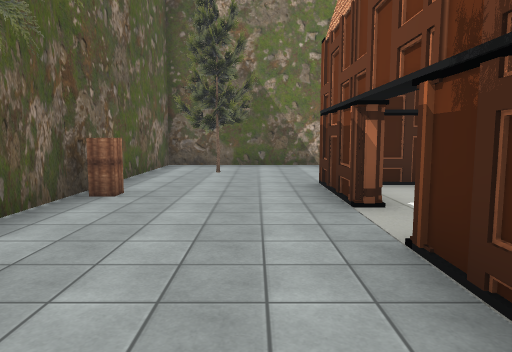
View 1 (above)

14 first-person views from a walk through a Unity game level. The camera is 1.5 m above the floor, tilts 6° down and sees 70° across. The floor is counted in squares, 1.8 m on a side. Each view is taken from the middle of a square. On the plan, view 1 faces up. The plan holds only what a view shows up to about 12 squares ahead; the rest is blank. The place goes on beyond the plan. The player is left out. Some surface patterns are stand-ins.

View 2
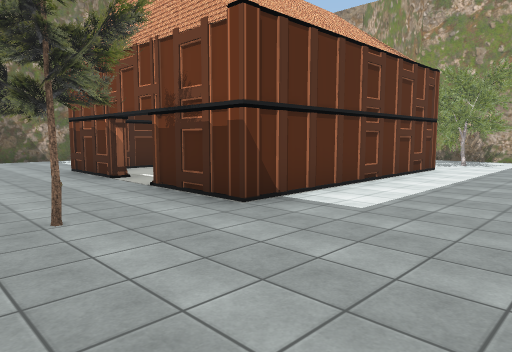

View 3
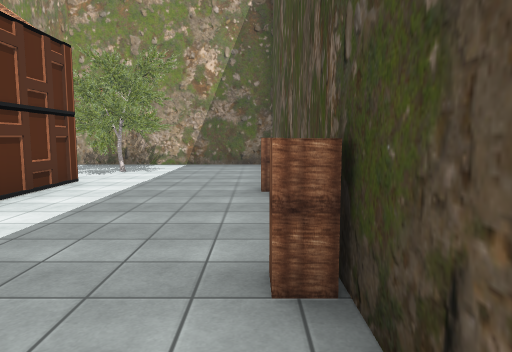

View 4
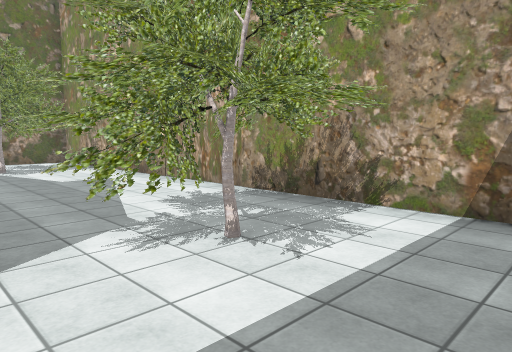

View 5
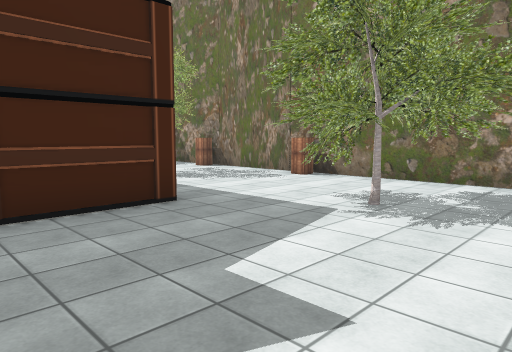

View 6
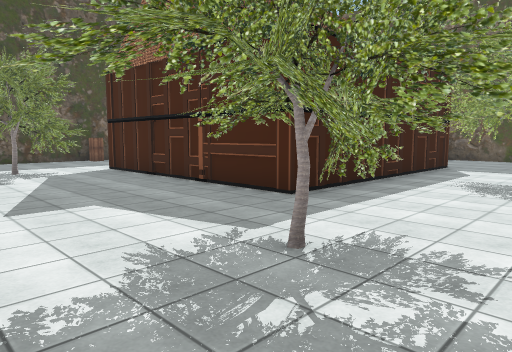

View 7
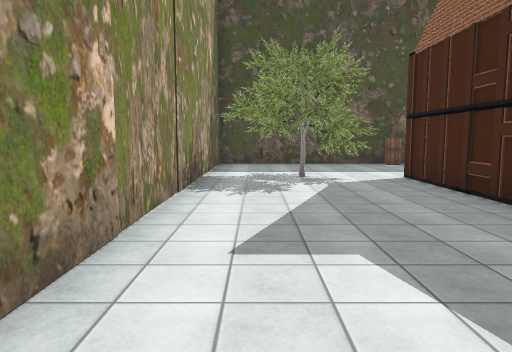

View 8
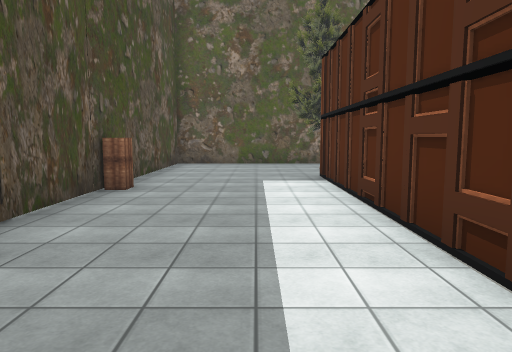

View 9
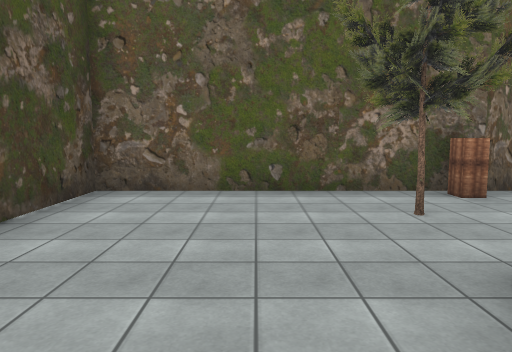

View 10
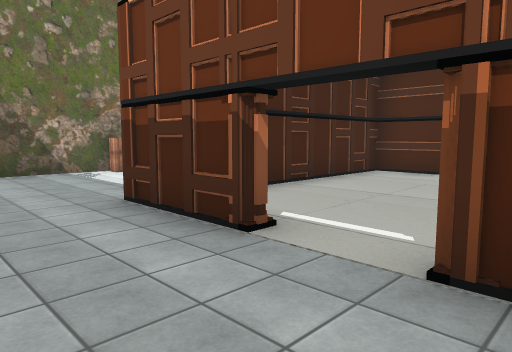

View 11
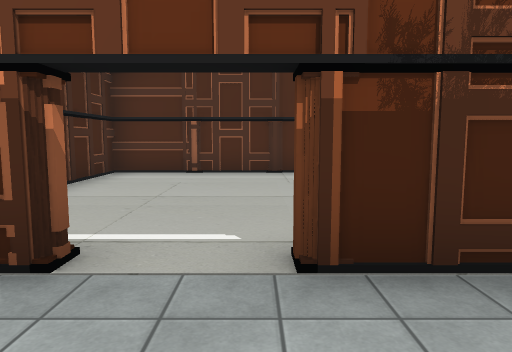

View 12
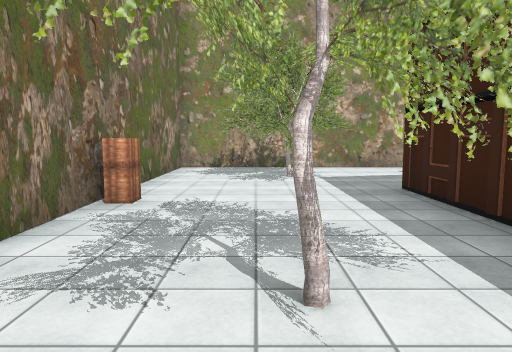

View 13
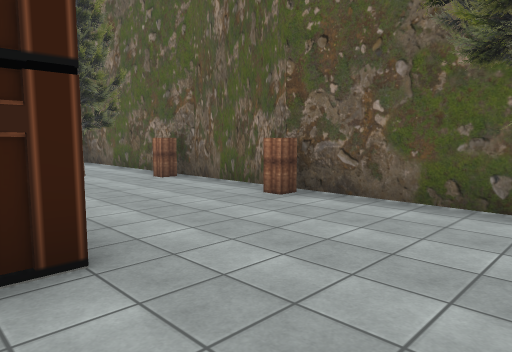

View 14
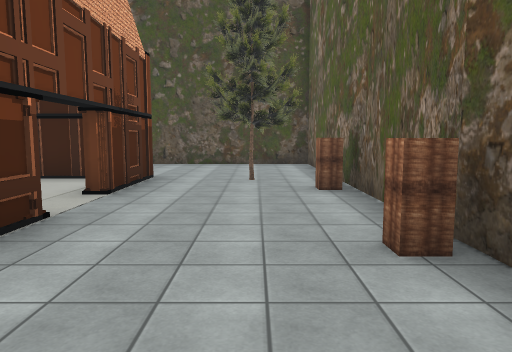

### Floor plan
Points are (right, up) in squares from view 1. A wall is a line through its corners. A room is listed if a view was taken in it or the views show most of it. See-through windows are left out.
Room 1 (views 1, 2, 3, 4, 5, 6, 7, 8, 9, 10, 11, 12, 13, 14)
walls: (1.6, 4.2) (1.2, 4.2) (1.2, 6.6) (7.8, 6.6) (7.8, 0.4) (1.2, 0.4) (1.2, 2.6) (1.6, 2.6); (12.2, -3.5) (12.2, 11.1) (-2.6, 11.1) (-2.6, -3.5) (12.2, -3.5)
ways out: opening at (1, 3.5) to room 2
objects: other object (-2, 2); other object (-2, 5); tree (-1, 1); tree (-1, 9); other object (3, -3); tree (3, 8) to (4, 9); other object (3, 11); other object (7, -3); other object (7, 11); tree (9, 0) to (11, 2); tree (9, 8) to (11, 10)
Room 2 (no view inside)
walls: (7.6, 2) (7.6, 6.4); (8, 6.4) (2.1, 6.4); (2.4, 0.6) (3.4, 0.6)
ways out: opening at (1, 3.5) to room 1

Where each view was taken, in squares from view 1:
view 1: 0 up, 0 right, facing up
view 2: 3 down, 2 left, facing up-right
view 3: 3 down, 1 right, facing right
view 4: 2 down, 8 right, facing up-right
view 5: 4 up, 12 right, facing up-left
view 6: 10 up, 12 right, facing down-left
view 7: 8 up, 11 right, facing down
view 8: 1 down, 9 right, facing left
view 9: 1 down, 3 right, facing left
view 10: 2 up, 1 left, facing up-right
view 11: 3 up, 1 left, facing right
view 12: 9 up, 2 right, facing right
view 13: 9 up, 2 right, facing down-left
view 14: 8 up, 1 left, facing down
